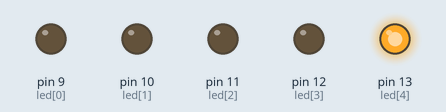
Bench run of a sketch on a simulated Arduino Uno, built with avr-gcc and run on an emulated ATmega328P. On the bench: output pins drawn as LEDs (lit = HIGH). Random numbers use the default seed unless the sketch sets one.

Above: at 0.1 s.
At 10.1 s:
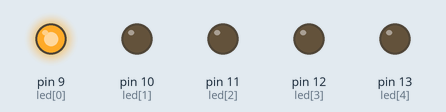
At 14.1 s:
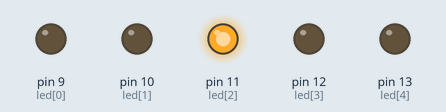
At 20.1 s:
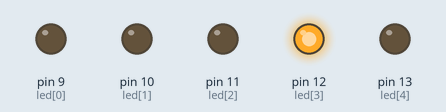
At 38.1 s:
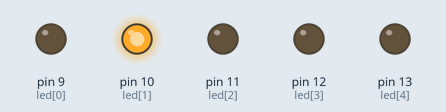
Timing chart, 0 to 39.6 s (numbered marks = the images above):
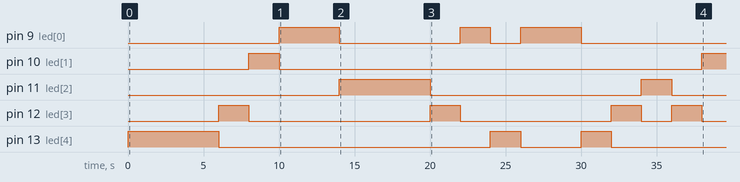

The sketch:

Prog_10_aleatorios_retot.ino
```cpp
int led[5]= {9,10,11,12,13};


int led_prender; // 0,1,2,3,4,5
void setup() {
  // put your setup code here, to run once:
  //siempre que se vaya a atrabajar con un pin digital es necesario ESTABLECER si este sera una entrada o una salida
  //es entrada cuando nos proporcionara "INFORMACION" (SENSOR), y es salida cuando genera algun "efecto" (actuador)

  //entrada --> INPUT
  //salida --> OUTPUT
for (int i = 0; i < 5 ; i++) {
  pinMode(led[i], OUTPUT);//establece el modo de trabajo del pin asociado a la variable del LED como salida
}
      //randomSeed (6); // normalizada
      randomSeed (analogRead(A0)); // la semilla tendra un valor de 0 a 1023
}

void loop() {
  // put your main code here, to run repeatedly:
  //cuando se trabaja con actuadores digitales se cuenta con la instruccion digitalWrite para establecer el
  // valor del actuador

  // valor = {PRENDIDO(1 o HIGH)|APAGADO(0 O LOW)}

   for (int i = 0; i < 5 ; i++) {
  digitalWrite(led[i],0);
}

   led_prender = random(5);//[0 - (n-1)]
   digitalWrite(led[led_prender],1);
    //random(min, max) [min - (max-1)]

delay (2000);
}
```

Measured:
- by itself, pin 9 (led[0]): goes HIGH 4.0 s, LOW 8.0 s, HIGH 2.0 s, LOW 2.0 s, HIGH 4.0 s, then LOW
- by itself, pin 10 (led[1]): LOW → HIGH at 8.0 s, → LOW 2.0 s later, → HIGH 28.0 s later
- by itself, pin 11 (led[2]): LOW → HIGH at 14.0 s, → LOW 6.0 s later, → HIGH 14.0 s later, → LOW 2.0 s later
- by itself, pin 12 (led[3]): LOW → HIGH at 6.0 s, → LOW 2.0 s later, → HIGH 12.0 s later, → LOW 2.0 s later, … (8 changes in this stretch)
- by itself, pin 13 (led[4]): goes HIGH 6.0 s, LOW 18.0 s, HIGH 2.0 s, LOW 4.0 s, HIGH 2.0 s, then LOW
